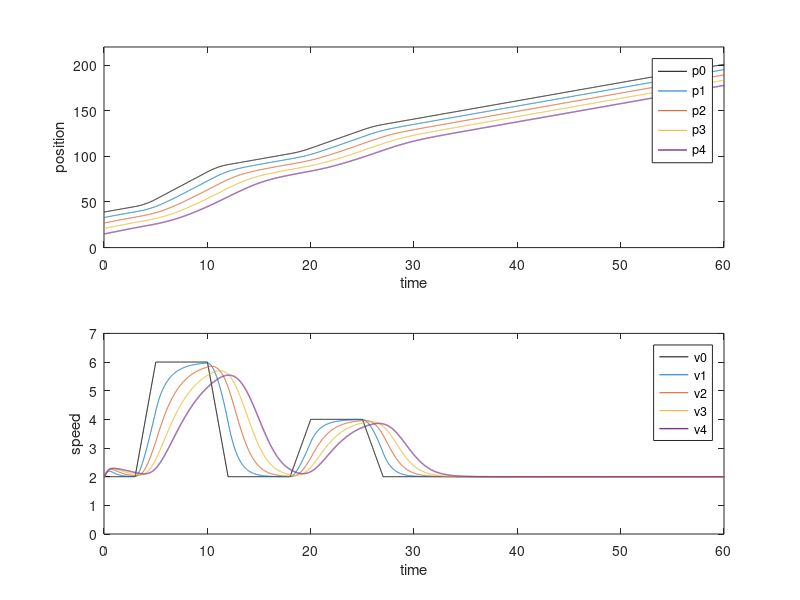
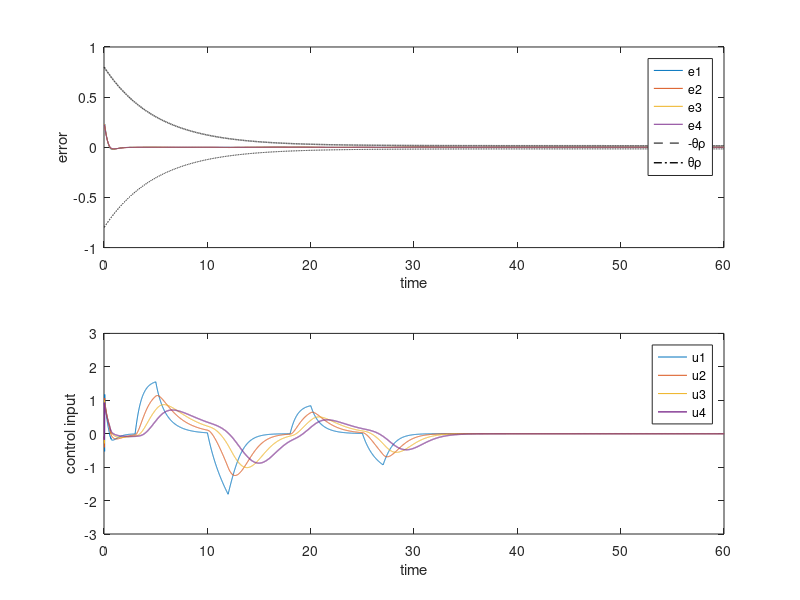

The MATLAB script that drew these images, in order:
%QSP, Homogeneous

clear
close all
clc


% rhoInf=[0.02,0.02,0.02,0.02,0.02,0.02];
% theta=[0.1,0.1,0.1,0.1,0.1,0.1];
% zetaUpper=[0.8,0.8,0.8,0.8,0.8,0.8];
% zetaLower=[0.8,0.8,0.8,0.8,0.8,0.8];

rho0=1;
rhoInf=0.02;
theta=0.2;
zetaUpper=0.8;
zetaLower=0.8;

k1=0.9;
k2=0.9;
k3=0.7;
k4=0.8;

alpha=5/3;
beta=3/5;
eta=5/3;

q=0.9;
N=6;

% delta=[2,2,2,2,2,2];
delta=2;
h1=[0.5,0.5,0.5,0.5,0.5,0.5];
h2=[0.07,0.07,0.07,0.07,0.07,0.07];
% h=1;
mu1=1;
mu2=0;
% m=[1400,1400,1400,1400,1400,1400];
m=[1,1,1,1,1,1];

L=[2.5,2.5,2.5,2.5,2.5,2.5];
%initial position
px0=39;
% px=[33.22,27.44,21.66,15.88,10.1,4.32];%0��ʼ���
px=[33,27,21,15,9,3];


%initial velocity 
vx0=2;
% vx=[1.8,1.72,1.61,2.795,2.41,1.5];
% vx=[0,0,0,0,0,0];
vx=[2,2,2,2,2,2];


Delta_t=0.01;
t=0;

ux0=0;
ux=[0,0,0,0,0,0];
% intalpha=zeros(6,6000);
for i=1:N
   intalpha(i)=0;
   intbeta(i)=0;
   
end


for j=1:6000
   
    t=t+Delta_t;
    tm(j)=t+Delta_t; 
    %evolution of leader's velocity
    if(j>0&&j<=300)
        vx0=2; 
        ax0=0;
    elseif(j>300&&j<=500)
        vx0=2+2*(j-300)*Delta_t;
        ax0=2;
    elseif(j>500&&j<=1000)
        vx0=6;
        ax0=0;
    elseif(j>1000&&j<=1200)
        vx0=6-2*(j-1000)*Delta_t;
        ax0=-2;
    elseif(j>1200&&j<=1800)
        vx0=2;
        ax0=0;
    elseif(j>1800&&j<=2000)
        vx0=2+(j-1800)*Delta_t;
        ax0=1;
    elseif(j>2000&&j<=2500)
        vx0=4;
        ax0=0;
    elseif(j>2500&&j<=2700)
        vx0=4-(j-2500)*Delta_t;
        ax0=-1;
    else
        vx0=2;
        ax0=0;
    end
    
    



    e(1,j)=mu1*(px0-px(1)-delta-h1(1)*vx(1)-h2(1)*vx(1)^2-L(1))+mu2*(vx(1)-vx0);
    edot(1)=mu1*(vx0-vx(1)-(h1(1)+2*h2(1)*vx(1))/m(1)*ux(1))+mu2/m(1)*(ux(1)-ax0);
    
    for i=2:N
        e(i,j)=mu1*(px(i-1)-px(i)-delta-h1(i)*vx(i)-h2(i)*vx(i)^2-L(i))+mu2*(vx(i)-vx0);
        edot(i)=mu1*(vx(i-1)-vx(i)-(h1(i)+2*h2(i)*vx(i))/m(i)*ux(i))+mu2/m(i)*(ux(i)-ax0);
        
    end
    
    
    for i=1:N
       rho(i,j)=(rho0-rhoInf)*exp(-theta*j*Delta_t)+rhoInf;
       rhodot(i)=theta*(rhoInf-rho0)*exp(-theta*j*Delta_t); 
       a=log(zetaLower*(zetaUpper*rho(i,j)-e(i,j)));
       b=log(zetaUpper*(e(i,j)+zetaLower*rho(i,j)));
       epsilon(i,j)=0.5*log(zetaUpper*(e(i,j)+zetaLower*rho(i,j)))-0.5*log(zetaLower*(zetaUpper*rho(i,j)-e(i,j)));
       C(i)=0.5*1/(e(i,j)+zetaLower*rho(i,j))-0.5*1/(e(i,j)-zetaUpper*rho(i,j));
       rhod(i)=rhodot(i)/rho(i,j);
       epsilondot(i)=C(i)*(edot(i)-e(i,j)*rhodot(i));
    end
    
    
    for i=1:N
        intalpha(i)=intalpha(i)+abs(epsilon(i,j))^alpha*sign(epsilon(i,j))*Delta_t;
        intbeta(i)=intbeta(i)+abs(epsilon(i,j))^beta*sign(epsilon(i,j))*Delta_t;
        s(i)=epsilon(i,j)+k1*intalpha(i)+k2*intbeta(i);
        sdot(i)=epsilondot(i)+k1*abs(epsilon(i,j))^alpha*sign(epsilon(i,j))...
                +k2*abs(epsilon(i,j))^beta*sign(epsilon(i,j));
        
    end
    
    for i=1:N-1
        S(i,j)=q*s(i)-s(i+1);
    end 
        S(N,j)=q*s(N);
    
    for i=1:N-1
       D(i)=-q*C(i)*rhod(i)*e(i,j)+q*k1*abs(epsilon(i,j))^alpha*sign(epsilon(i,j))...
            +q*k2*abs(epsilon(i,j))^beta*sign(epsilon(i,j))-sdot(i+1);
    end
       D(N)=-q*C(N)*rhod(N)*e(N,j)+q*k1*abs(epsilon(N,j))^alpha*sign(epsilon(N,j))...
            +q*k2*abs(epsilon(N,j))^beta*sign(epsilon(N,j));
        
    ux(1)=m(i)*(mu1/((h1(1)+2*h2(1)*vx(1))*mu1-mu2)*(vx0-vx(1))+1/(q*C(1)*((h1(1)+2*h2(1)*vx(1))*mu1-mu2))*D(1)...
              +1/(q*C(1)*((h1(1)+2*h2(1)*vx(1))*mu1-mu2))*(k3*tanh(S(1,j))+k4*abs(S(1,j))^eta*sign(S(1,j))));
    for i=2:N
        ux(i)=m(i)*(mu1/((h1(i)+2*h2(i)*vx(i))*mu1-mu2)*(vx(i-1)-vx(i))+1/(q*C(i)*((h1(i)+2*h2(i)*vx(i))*mu1-mu2))*D(i)...
              +1/(q*C(i)*((h1(i)+2*h2(i)*vx(i))*mu1-mu2))*(k3*tanh(S(i,j))+k4*abs(S(i,j))^eta*sign(S(i,j))));
    end
     
    
    px0=px0+vx0*Delta_t;
    for i=1:N
       vx(i)=vx(i)+1/m(i)*ux(i)*Delta_t;
%        if vx()
       px(i)=px(i)+vx(i)*Delta_t;
    end
    
    
    p0(j)=px0;
    v0(j)=vx0;
    for i=1:N
       p(i,j)=px(i);
       v(i,j)=vx(i);
       u(i,j)=ux(i);
    end
    
    
    
end


figure(1);
subplot(2,1,1);
plot(tm,p0,'k',tm,p(1,:),tm,p(2,:),tm,p(3,:),tm,p(4,:),'linewidth',1);
axis([0,60,0,220]);
% axis equal;
xlabel('time');
ylabel('position'); 
legend('p0','p1','p2','p3','p4');

% figure(2);
subplot(2,1,2);
% plot(tm,v0,'k',tm,v(1,:),'r',tm,v(2,:),'g',tm,v(3,:),'b',tm,v(4,:),'c','linewidth',1);
plot(tm,v0,'k',tm,v(1,:),tm,v(2,:),tm,v(3,:),tm,v(4,:),'linewidth',1);
axis([0,60,0,7]);
% axis equal;
xlabel('time');
ylabel('speed');
legend('v0','v1','v2','v3','v4');


figure(3);
subplot(2,1,1);
plot(tm,e(1,:),tm,e(2,:),tm,e(3,:),tm,e(4,:),tm,-zetaLower*rho(1,:),'--k',tm,zetaUpper*rho(1,:),'-.k','linewidth',1);
axis([0,60,-1,1]);
% axis equal;
xlabel('time');
ylabel('error');
legend('e1','e2','e3','e4','-\theta\rho','\theta\rho');

% figure(4);
subplot(2,1,2);
plot(tm,u(1,:),tm,u(2,:),tm,u(3,:),tm,u(4,:),'linewidth',1);
axis([0,60,-3,3]);
% axis equal;
xlabel('time');
ylabel('control input'); 
legend('u1','u2','u3','u4');

% figure(5);
% plot(tm,S(1,:),'r',tm,S(2,:),'g',tm,S(3,:),'b',tm,S(4,:),'c');
% % axis([0,60]);
% % axis equal;
% xlabel('time');
% ylabel('sliding mode'); 
% legend('S1','S2','S3','S4');





